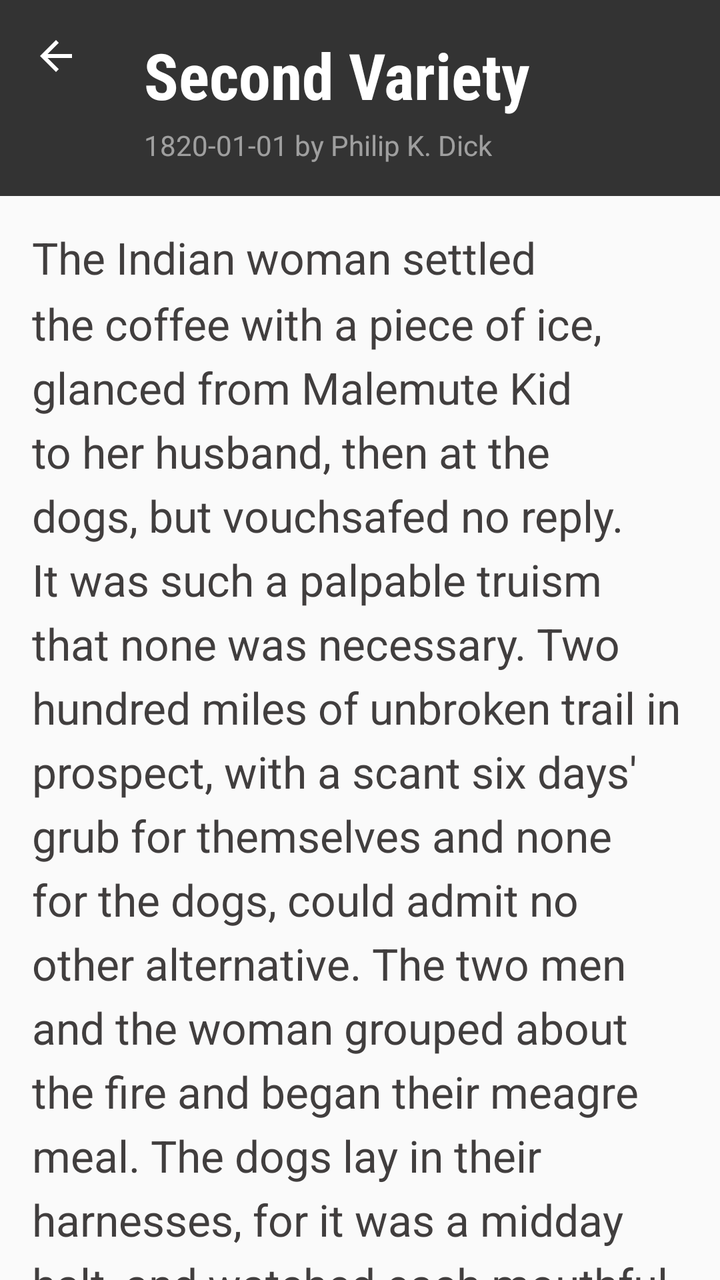
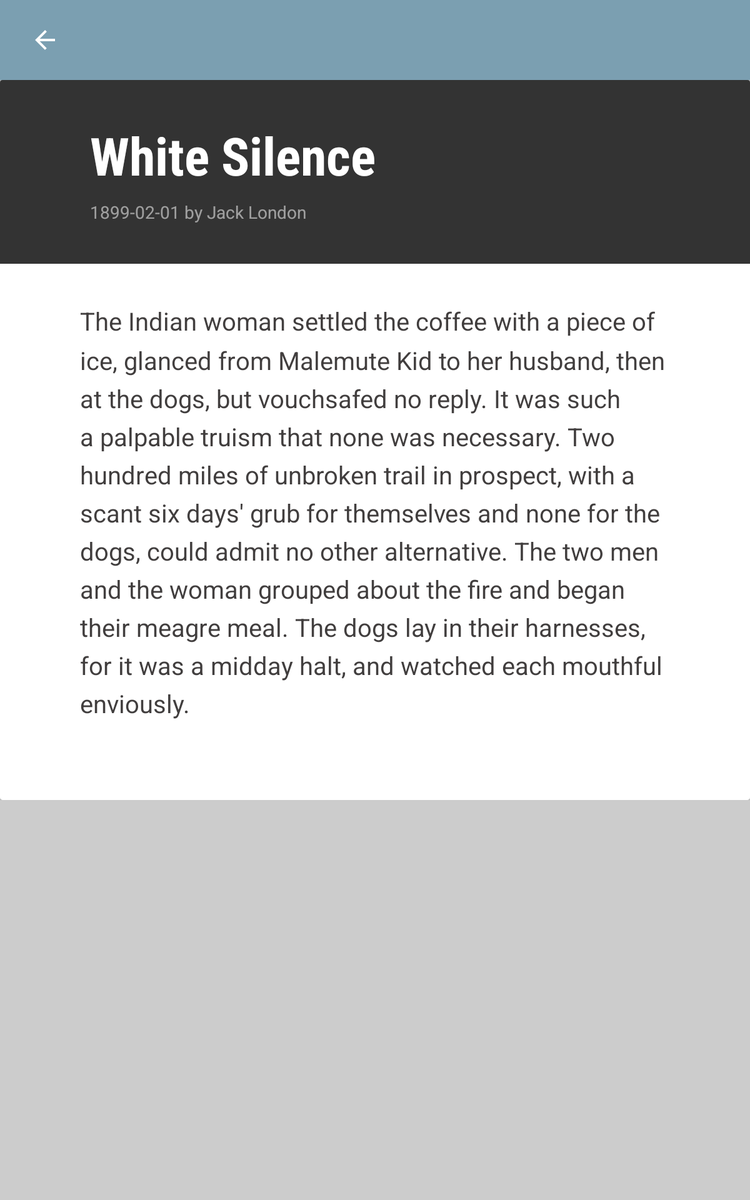

An Android layout and its configuration variant, each rendered on a device that would load it. The default file and the variant file are quoted in full after the pictures.
<!-- AndroidManifest.xml: activity theme Theme.AppCompat.Light.NoActionBar.FullScreen -->
<!-- res/layout/fragment_article_detail.xml -->
<android.support.design.widget.CoordinatorLayout xmlns:android="http://schemas.android.com/apk/res/android"
    xmlns:app="http://schemas.android.com/apk/res-auto"
    xmlns:tools="http://schemas.android.com/tools"
    style="@style/DetailCoordinatorLayout">

    <android.support.design.widget.AppBarLayout
        android:id="@+id/appbar"
        style="@style/DetailAppBar">

        <android.support.design.widget.CollapsingToolbarLayout
            android:id="@+id/collapsing_toolbar"
            style="@style/DetailCollapsingToolbar">

            <android.support.constraint.ConstraintLayout
                android:id="@+id/photo_container"
                style="@style/DetailPhotoContainer"
                app:layout_collapseMode="parallax">

                <ImageView
                    android:id="@+id/photo"
                    style="@style/DetailPhoto"
                    android:contentDescription="@string/detail_photo_content_description" />

                <View
                    android:id="@+id/iv_back"
                    style="@style/DetailIVBack" />

            </android.support.constraint.ConstraintLayout>

            <LinearLayout
                android:id="@+id/meta_bar"
                style="@style/DetailMetaBar"
                android:layout_gravity="bottom">

                <TextView
                    android:id="@+id/article_title"
                    style="@style/DetailArticleTitle"
                    tools:text="Second Variety" />

                <TextView
                    android:id="@+id/article_byline"
                    style="@style/DetailArticleByLine"
                    tools:text="1820-01-01 by Philip K. Dick" />
            </LinearLayout>

            <android.support.v7.widget.Toolbar
                android:id="@+id/toolbar"
                style="@style/DetailToolbar"
                tools:text="Second Variety" />
        </android.support.design.widget.CollapsingToolbarLayout>
    </android.support.design.widget.AppBarLayout>

    <android.support.v4.widget.NestedScrollView style="@style/DetailNestedScrollView">

        <TextView
            android:id="@+id/article_body"
            style="@style/ArticleBody"
            tools:text="The Indian woman settled the coffee with a piece of ice, glanced from Malemute Kid to her husband, then at the dogs, but vouchsafed no reply. It was such a palpable truism that none was necessary. Two hundred miles of unbroken trail in prospect, with a scant six days' grub for themselves and none for the dogs, could admit no other alternative. The two men and the woman grouped about the fire and began their meagre meal. The dogs lay in their harnesses, for it was a midday halt, and watched each mouthful enviously." />
    </android.support.v4.widget.NestedScrollView>

</android.support.design.widget.CoordinatorLayout>
<!-- resources referenced by this layout -->
<resources>
  <string name="detail_photo_content_description">Article cover image</string>
  <style name="DetailAppBar">
          <item name="android:layout_width">match_parent</item>
          <item name="android:layout_height">wrap_content</item>
          <item name="android:fitsSystemWindows">true</item>
          <item name="android:theme">@style/ThemeOverlay.AppCompat.Dark.ActionBar</item>
          <item name="elevation">@dimen/detail_app_bar_elevation</item>
      </style>
  <style name="DetailArticleByLine">
          <item name="android:textAppearance">?android:attr/textAppearanceSmall</item>
          <item name="android:layout_width">wrap_content</item>
          <item name="android:layout_height">wrap_content</item>
          <item name="android:textColor">#8fff</item>
          <item name="android:transitionName" tools:ignore="NewApi">article_subtitle</item>
      </style>
  <style name="DetailCollapsingToolbar">
          <item name="android:layout_width">match_parent</item>
          <item name="android:layout_height">wrap_content</item>
          <item name="contentScrim">?attr/colorPrimary</item>
          <item name="expandedTitleTextAppearance">@style/CollapsingToolbarLayoutExpandedTextStyle</item>
          <item name="layout_scrollFlags">scroll|enterAlways|enterAlwaysCollapsed</item>
      </style>
  <style name="DetailCoordinatorLayout">
          <item name="android:layout_width">match_parent</item>
          <item name="android:layout_height">match_parent</item>
      </style>
  <style name="DetailNestedScrollView">
          <item name="android:layout_width">match_parent</item>
          <item name="android:layout_height">wrap_content</item>
          <item name="android:fitsSystemWindows">true</item>
          <item name="layout_behavior">@string/appbar_scrolling_view_behavior</item>
      </style>
  <style name="DetailPhotoContainer">
          <item name="android:layout_width">match_parent</item>
          <item name="android:layout_height">@dimen/detail_photo_container_layout_height</item>
          <item name="android:background">@color/photo_placeholder</item>
      </style>
  <style name="Theme.AppCompat.Light.NoActionBar.FullScreen" parent="Theme.Bacon">
          <item name="android:windowNoTitle">true</item>
          <item name="android:windowActionBar">false</item>
          <item name="android:windowFullscreen">true</item>
          <item name="android:windowContentOverlay">@null</item>
      </style>
  <dimen name="article_body_layout_width">@dimen/match_parent</dimen>
  <dimen name="article_body_layout_height">@dimen/wrap_content</dimen>
  <dimen name="detail_inner_horiz_margin">16dp</dimen>
  <dimen name="article_body_margin_top">16dp</dimen>
  <dimen name="detail_body_bottom_margin">88dp</dimen>
  <dimen name="detail_body_text_size">22sp</dimen>
  <dimen name="detail_app_bar_elevation">4dp</dimen>
  <dimen name="detail_metabar_title_bottom_padding">4dp</dimen>
  <dimen name="detail_title_text_size">32sp</dimen>
  <style name="CollapsingToolbarLayoutExpandedTextStyle" parent="Theme.Bacon">
          <item name="android:textColor">@android:color/transparent</item>
          <item name="android:textSize">0sp</item>
      </style>
  <dimen name="detail_metabar_vert_padding">16dp</dimen>
  <dimen name="detail_metabar_start_padding">72dp</dimen>
  <dimen name="detail_photo_layout_height">0dp</dimen>
  <dimen name="detail_photo_container_layout_height">@dimen/wrap_content</dimen>
  <color name="photo_placeholder">#ccc</color>
  <string name="up">Up</string>
  <item name="match_parent" format="integer" type="dimen">-1</item>
  <item name="wrap_content" format="integer" type="dimen">-2</item>
  <color name="theme_primary">#7b9fb1</color>
  <color name="theme_primary_dark">#5b6e78</color>
  <color name="theme_primary_light">#d1e1e9</color>
  <color name="theme_accent">#80163a</color>
  <color name="theme_text_primary">#413e3e</color>
  <color name="theme_text_secondary">#847d7d</color>
  <color name="theme_divider">#aea1a1</color>
</resources>
<!-- res/layout-sw600dp/fragment_article_detail.xml (the repository's variant of the layout above) -->
<!-- drawn on a 7-inch tablet held upright -->
<android.support.design.widget.CoordinatorLayout xmlns:android="http://schemas.android.com/apk/res/android"
    xmlns:app="http://schemas.android.com/apk/res-auto"
    xmlns:tools="http://schemas.android.com/tools"
    style="@style/DetailCoordinatorLayout">

    <android.support.constraint.ConstraintLayout
        android:id="@+id/photo_container"
        style="@style/DetailPhotoContainer">

        <ImageView
            android:id="@+id/photo"
            style="@style/DetailPhoto"
            android:contentDescription="@string/detail_photo_content_description"
            app:layout_constraintBottom_toBottomOf="parent" />

        <View
            android:id="@+id/iv_back"
            style="@style/DetailIVBack" />

    </android.support.constraint.ConstraintLayout>

    <android.support.design.widget.AppBarLayout
        android:id="@+id/appbar"
        style="@style/DetailAppBar"
        android:background="@android:color/transparent">

        <android.support.design.widget.CollapsingToolbarLayout
            android:id="@+id/collapsing_toolbar"
            style="@style/DetailCollapsingToolbar"
            app:scrimAnimationDuration="0">

            <View
                android:id="@+id/spacer"
                android:layout_width="match_parent"
                android:layout_height="0dp" />

            <android.support.v7.widget.Toolbar
                android:id="@+id/toolbar"
                style="@style/DetailToolbar"
                android:background="?attr/colorPrimary"
                tools:text="Second Variety" />
        </android.support.design.widget.CollapsingToolbarLayout>
    </android.support.design.widget.AppBarLayout>

    <android.support.v4.widget.NestedScrollView
        style="@style/DetailNestedScrollView"
        android:background="@android:color/transparent">

        <android.support.constraint.ConstraintLayout
            android:layout_width="match_parent"
            android:layout_height="wrap_content"
            android:background="@android:color/transparent">

            <android.support.v7.widget.CardView
                android:id="@+id/article_card"
                style="@style/DetailCardView">

                <LinearLayout
                    android:layout_width="wrap_content"
                    android:layout_height="wrap_content"
                    android:orientation="vertical">

                    <LinearLayout
                        android:id="@+id/meta_bar"
                        style="@style/DetailMetaBar">

                        <TextView
                            android:id="@+id/article_title"
                            style="@style/DetailArticleTitle"
                            tools:text="White Silence" />

                        <TextView
                            android:id="@+id/article_byline"
                            style="@style/DetailArticleByLine"
                            tools:text="1899-02-01 by Jack London" />
                    </LinearLayout>

                    <TextView
                        android:id="@+id/article_body"
                        style="@style/ArticleBody"
                        tools:text="The Indian woman settled the coffee with a piece of ice, glanced from Malemute Kid to her husband, then at the dogs, but vouchsafed no reply. It was such a palpable truism that none was necessary. Two hundred miles of unbroken trail in prospect, with a scant six days' grub for themselves and none for the dogs, could admit no other alternative. The two men and the woman grouped about the fire and began their meagre meal. The dogs lay in their harnesses, for it was a midday halt, and watched each mouthful enviously." />
                </LinearLayout>
            </android.support.v7.widget.CardView>
        </android.support.constraint.ConstraintLayout>
    </android.support.v4.widget.NestedScrollView>
</android.support.design.widget.CoordinatorLayout>
<!-- resources referenced by the variant -->
<!-- as a 7-inch tablet held upright resolves them -->
<resources>
  <string name="detail_photo_content_description">Article cover image</string>
  <style name="DetailAppBar">
          <item name="android:layout_width">match_parent</item>
          <item name="android:layout_height">wrap_content</item>
          <item name="android:fitsSystemWindows">true</item>
          <item name="android:theme">@style/ThemeOverlay.AppCompat.Dark.ActionBar</item>
          <item name="elevation">@dimen/detail_app_bar_elevation</item>
      </style>
  <style name="DetailCoordinatorLayout">
          <item name="android:layout_width">match_parent</item>
          <item name="android:layout_height">match_parent</item>
      </style>
  <style name="DetailNestedScrollView">
          <item name="android:layout_width">match_parent</item>
          <item name="android:layout_height">wrap_content</item>
          <item name="android:fitsSystemWindows">true</item>
          <item name="layout_behavior">@string/appbar_scrolling_view_behavior</item>
      </style>
  <style name="DetailPhotoContainer">
          <item name="android:layout_width">match_parent</item>
          <item name="android:layout_height">@dimen/detail_photo_container_layout_height</item>
          <item name="android:background">@color/photo_placeholder</item>
      </style>
  <style name="Theme.AppCompat.Light.NoActionBar.FullScreen" parent="Theme.Bacon">
          <item name="android:windowNoTitle">true</item>
          <item name="android:windowActionBar">false</item>
          <item name="android:windowFullscreen">true</item>
          <item name="android:windowContentOverlay">@null</item>
      </style>
  <!-- from res/values-sw600dp/ -->
  <dimen name="article_body_layout_width">@dimen/wrap_content</dimen>
  <!-- from res/values-sw600dp/ -->
  <dimen name="article_body_layout_height">@dimen/wrap_content</dimen>
  <!-- from res/values-sw600dp/ -->
  <dimen name="detail_inner_horiz_margin">64dp</dimen>
  <!-- from res/values-sw600dp/ -->
  <dimen name="article_body_margin_top">32dp</dimen>
  <!-- from res/values-sw600dp/ -->
  <dimen name="detail_body_bottom_margin">64dp</dimen>
  <!-- from res/values-sw600dp/ -->
  <dimen name="detail_body_text_size">20sp</dimen>
  <dimen name="detail_app_bar_elevation">4dp</dimen>
  <!-- from res/values-sw600dp/ -->
  <dimen name="detail_metabar_title_bottom_padding">8dp</dimen>
  <!-- from res/values-sw600dp/ -->
  <dimen name="detail_title_text_size">42sp</dimen>
  <dimen name="detail_card_tablet_elevation">1dp</dimen>
  <dimen name="detail_card_tablet_padding_sides">24dp</dimen>
  <dimen name="detail_card_tablet_max_width">784dp</dimen>
  <style name="CollapsingToolbarLayoutExpandedTextStyle" parent="Theme.Bacon">
          <item name="android:textColor">@android:color/transparent</item>
          <item name="android:textSize">0sp</item>
      </style>
  <!-- from res/values-sw600dp/ -->
  <dimen name="detail_metabar_vert_padding">32dp</dimen>
  <dimen name="detail_metabar_start_padding">72dp</dimen>
  <!-- from res/values-sw600dp/ -->
  <dimen name="detail_photo_layout_height">@dimen/match_parent</dimen>
  <!-- from res/values-sw600dp/ -->
  <dimen name="detail_photo_container_layout_height">@dimen/match_parent</dimen>
  <color name="photo_placeholder">#ccc</color>
  <string name="up">Up</string>
  <item name="wrap_content" format="integer" type="dimen">-2</item>
  <item name="match_parent" format="integer" type="dimen">-1</item>
  <color name="theme_primary">#7b9fb1</color>
  <color name="theme_primary_dark">#5b6e78</color>
  <color name="theme_primary_light">#d1e1e9</color>
  <color name="theme_accent">#80163a</color>
  <color name="theme_text_primary">#413e3e</color>
  <color name="theme_text_secondary">#847d7d</color>
  <color name="theme_divider">#aea1a1</color>
</resources>
